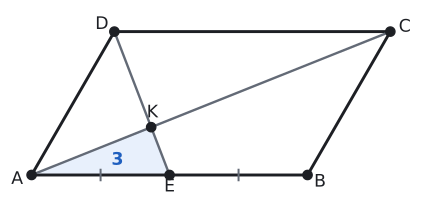

Recreate this plot in Python.
import sys; sys.path.insert(0, "tools")
from cizim import *

P = lambda x, y: np.array([float(x), float(y)])
uz = lambda U, V: round(float(np.linalg.norm(U - V)), 4)
def acisi(K, U, V):
    u, v = U - K, V - K
    return round(float(np.degrees(np.arccos(np.dot(u, v) / np.linalg.norm(u) / np.linalg.norm(v)))), 3)
def birim(U, V):
    t = (V - U) / np.linalg.norm(V - U); return t, np.array([-t[1], t[0]])
def dondur(Q, derece):
    a = np.radians(derece); return P(Q[0] * np.cos(a) - Q[1] * np.sin(a), Q[0] * np.sin(a) + Q[1] * np.cos(a))
def ayak(Q, U, V):
    t, _ = birim(U, V); return U + np.dot(Q - U, t) * t
def paralel_isareti(U, V, n=1, f=0.5):
    t, _ = birim(U, V)
    for i in range(n):
        M = U + f * (V - U) + (i - (n - 1) / 2) * 0.32 * S * t
        ax.annotate("", xy=M + 0.22 * S * t, xytext=M - 0.22 * S * t, arrowprops=dict(arrowstyle="-|>", color=SOLUK, lw=1.3, mutation_scale=13))
def cetik(U, V, n=1, renk=SOLUK, f=0.5):
    M = U + f * (V - U); t, m = birim(U, V)
    for i in range(n):
        c = M + (i - (n - 1) / 2) * 0.2 * S * t
        ax.plot(*zip(c - 0.22 * S * m, c + 0.22 * S * m), color=renk, lw=1.5)
def olcu(U, V, metin, d=0.5, renk=YAZI, fs=13, f=0.5):
    """[UV] üzerinde f oranındaki noktaya, U->V yönünün soluna d*S uzağa yazı (d < 0: sağına)."""
    M = U + f * (V - U); _, m = birim(U, V)
    ax.text(*(M + d * S * m), metin, ha="center", va="center", color=renk, fontsize=fs)
def dik_isareti(K, U, V, r=0.4):
    a_ = (U - K) / np.linalg.norm(U - K) * r * S; b_ = (V - K) / np.linalg.norm(V - K) * r * S
    ax.plot(*zip(K + a_, K + a_ + b_, K + b_), color=SOLUK, lw=1.3)
def harf(Q, metin, dx, dy, renk=YAZI, fs=13):
    ax.text(Q[0] + dx * S, Q[1] + dy * S, metin, ha="center", va="center", color=renk, fontsize=fs)
def cizgi(U, V, renk=YAZI, lw=2.2, ls="-"):
    ax.plot(*zip(U, V), color=renk, lw=lw, ls=ls)
def boya(noktalar, renk):
    ax.add_patch(patches.Polygon(noktalar, closed=True, facecolor=renk, edgecolor="none"))
def yay(K, U, V, r=0.8, renk=MAVI, n=1):
    for i in range(n): aci(ax, K, U, V, r=(r + 0.18 * i) * S, renk=renk)
def yay_yazi(K, U, V, metin, d=1.4, renk=MAVI, fs=12):
    """K köşesindeki U-K-V açısının ortasından d*S uzağa yazı."""
    u = (U - K) / np.linalg.norm(U - K); v = (V - K) / np.linalg.norm(V - K); o = (u + v) / np.linalg.norm(u + v)
    ax.text(*(K + d * S * o), metin, ha="center", va="center", color=renk, fontsize=fs)
def basla(xmin, xmax, ymin, ymax, en=5.5):
    global fig, ax
    fig, ax = sekil(en, en * (ymax - ymin) / (xmax - xmin))
    ax.set_aspect("equal"); ax.axis("off"); ax.set_xlim(xmin, xmax); ax.set_ylim(ymin, ymax)
def dortgen(A, B, C, D, dolgu=None):
    if dolgu: boya([A, B, C, D], dolgu)
    ax.plot(*zip(A, B, C, D, A), color=YAZI)
    for Q in (A, B, C, D): nokta(ax, *Q, "")
def koseler(A, B, C, D, d=0.55):
    O = (A + B + C + D) / 4
    for Q, ad in ((A, "A"), (B, "B"), (C, "C"), (D, "D")):
        y = (Q - O) / np.linalg.norm(Q - O); harf(Q, ad, d * y[0] * 1.3, d * y[1])
def pk(AB, AD, derece):
    """A orijinde, [AB] yatay; ABCD paralelkenarının köşeleri."""
    a = np.radians(derece); A, B = P(0, 0), P(AB, 0); D = P(AD * np.cos(a), AD * np.sin(a)); return A, B, B + D, D
def cerceve(noktalar, kenar=1.2):
    xs = [q[0] for q in noktalar]; ys = [q[1] for q in noktalar]
    return min(xs) - kenar * S, max(xs) + kenar * S, min(ys) - kenar * S, max(ys) + kenar * S
def alan(noktalar, metin, renk=YAZI, dx=0, dy=0, fs=13):
    """Çokgenin ağırlık merkezine (köşelerin ortalaması) yazı."""
    O = sum(noktalar) / len(noktalar)
    ax.text(O[0] + dx * S, O[1] + dy * S, metin, ha="center", va="center", color=renk, fontsize=fs, fontweight="bold")
def kesisim(P1, P2, P3, P4):
    """[P1P2] ve [P3P4] doğrularının kesişimi."""
    d1, d2 = P2 - P1, P4 - P3
    x2 = lambda u, v: u[0] * v[1] - u[1] * v[0]
    t = x2(P3 - P1, d2) / x2(d1, d2); return P1 + t * d1
def alan_hesap(*Q):
    return round(abs(sum(Q[i][0] * Q[(i + 1) % len(Q)][1] - Q[(i + 1) % len(Q)][0] * Q[i][1] for i in range(len(Q)))) / 2, 4)


# Soru 12: E [AB]'nin orta noktası, [DE] ∩ [AC] = {K}; A(AKE) = 3, toplam 36.
A, B, C, D = pk(10, 6, 60)
E = (A + B) / 2; K = kesisim(D, E, A, C)
S = 13 / 15
T = alan_hesap(A, B, C, D)
print("AKE / toplam", alan_hesap(A, K, E) / T, "AK/AC", uz(A, K) / uz(A, C))
basla(*cerceve([A, B, C, D], 1.0))
boya([A, K, E], MAVI_ACIK)
dortgen(A, B, C, D); koseler(A, B, C, D, 0.5)
cizgi(A, C, SOLUK, 1.8); cizgi(D, E, SOLUK, 1.8)
for Q, ad, dx, dy in ((E, "E", 0, -0.5), (K, "K", 0.05, 0.6)): nokta(ax, *Q, ""); harf(Q, ad, dx, dy)
cetik(A, E, 1); cetik(E, B, 1)
alan([A, K, E], "3", MAVI, 0, -0.05)
kaydet(fig, __file__)
